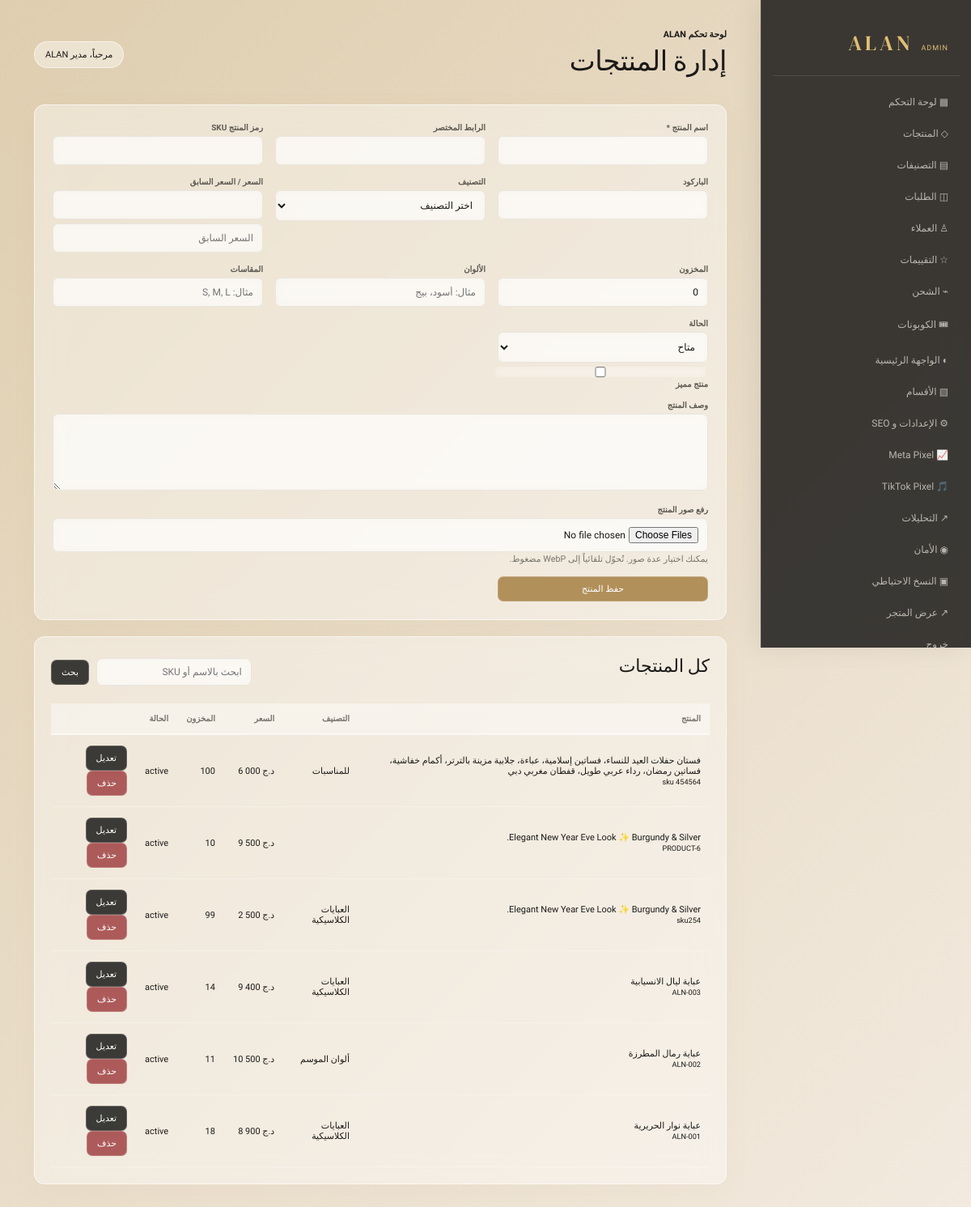
Screenshot of /admin/products.php (signed in) with the database file from the repository.
### tables this page shows
CREATE TABLE `products` (
  `id` int(11) NOT NULL AUTO_INCREMENT,
  `category_id` int(11) DEFAULT NULL,
  `name` varchar(255) DEFAULT NULL,
  `slug` varchar(280) DEFAULT NULL,
  `description` text DEFAULT NULL,
  `image` varchar(500) DEFAULT NULL,
  `images` longtext DEFAULT NULL CHECK (json_valid(`images`)),
  `video_url` varchar(500) DEFAULT NULL,
  `price` decimal(12,2) DEFAULT NULL,
  `old_price` decimal(12,2) DEFAULT NULL,
  `discount` int(11) DEFAULT 0,
  `color` varchar(255) DEFAULT NULL,
  `sizes` varchar(255) DEFAULT NULL,
  `fabric` varchar(100) DEFAULT NULL,
  `sku` varchar(100) DEFAULT NULL,
  `barcode` varchar(100) DEFAULT NULL,
  `stock` int(11) DEFAULT 0,
  `sales_count` int(11) DEFAULT 0,
  `rating` decimal(2,1) DEFAULT 5.0,
  `rating_count` int(11) DEFAULT 0,
  `is_new` tinyint(4) DEFAULT 0,
  `featured` tinyint(4) DEFAULT 0,
  `status` enum('active','draft','archived') DEFAULT 'active',
  `meta_title` varchar(255) DEFAULT NULL,
  `meta_description` text DEFAULT NULL,
  `created_at` timestamp NOT NULL DEFAULT current_timestamp(),
  `updated_at` timestamp NOT NULL DEFAULT current_timestamp() ON UPDATE current_timestamp(),
  `subcategory_id` int(11) DEFAULT NULL,
  `brand` varchar(120) DEFAULT NULL,
  `weight` decimal(8,2) DEFAULT NULL,
  `tags` varchar(500) DEFAULT NULL,
  `short_description` text DEFAULT NULL,
  `specifications` text DEFAULT NULL,
  `size_guide` text DEFAULT NULL,
  `care_instructions` text DEFAULT NULL,
  `meta_keywords` varchar(500) DEFAULT NULL,
  `best_seller` tinyint(4) DEFAULT 0,
  `flash_sale` tinyint(4) DEFAULT 0,
  `related_product_ids` text DEFAULT NULL,
  `availability` enum('in_stock','out_of_stock','preorder') DEFAULT 'in_stock',
  PRIMARY KEY (`id`),
  UNIQUE KEY `slug` (`slug`),
  UNIQUE KEY `sku` (`sku`),
  KEY `category_id` (`category_id`),
  CONSTRAINT `products_ibfk_1` FOREIGN KEY (`category_id`) REFERENCES `categories` (`id`) ON DELETE SET NULL
);

CREATE TABLE `categories` (
  `id` int(11) NOT NULL AUTO_INCREMENT,
  `name` varchar(150) DEFAULT NULL,
  `slug` varchar(170) DEFAULT NULL,
  `image` varchar(500) DEFAULT NULL,
  `description` text DEFAULT NULL,
  `status` enum('active','inactive') DEFAULT 'active',
  `sort_order` int(11) DEFAULT 0,
  `meta_title` varchar(255) DEFAULT NULL,
  `meta_description` text DEFAULT NULL,
  `created_at` timestamp NOT NULL DEFAULT current_timestamp(),
  `parent_id` int(11) DEFAULT NULL,
  `icon` varchar(120) DEFAULT NULL,
  `meta_keywords` varchar(500) DEFAULT NULL,
  PRIMARY KEY (`id`),
  UNIQUE KEY `slug` (`slug`)
);

### includes/database.php (called while the page is built, shortened)
<?php
function db(): PDO { static $db; if (!$db) { $db = new PDO('mysql:host='.DB_HOST.';dbname='.DB_NAME.';charset=utf8mb4', DB_USER, DB_PASS, [PDO::ATTR_ERRMODE=>PDO::ERRMODE_EXCEPTION, PDO::ATTR_DEFAULT_FETCH_MODE=>PDO::FETCH_ASSOC]); } return $db; }

### admin/products.php (the view, shortened to what this page needs)
<?php
require_once __DIR__.'/../includes/functions.php'; require_admin(); ensure_product_media_table();
$edit=null;if(isset($_GET['edit'])){$s=db()->prepare('SELECT * FROM products WHERE id=?');$s->execute([(int)$_GET['edit']]);$edit=$s->fetch();}$cats=db()->query('SELECT * FROM categories WHERE status="active" ORDER BY sort_order,name')->fetchAll();$q=trim($_GET['q']??'');$s=db()->prepare('SELECT p.*,c.name category FROM products p LEFT JOIN categories c ON c.id=p.category_id WHERE p.name LIKE ? OR p.sku LIKE ? ORDER BY p.id DESC LIMIT 100');$s->execute(['%'.$q.'%','%'.$q.'%']);$rows=$s->fetchAll();$gallery=[];$reviews=[];if($edit){$s=db()->prepare('SELECT * FROM product_images WHERE product_id=? ORDER BY sort_order');$s->execute([$edit['id']]);$gallery=$s->fetchAll();$s=db()->prepare('SELECT * FROM reviews WHERE product_id=? ORDER BY id DESC');$s->execute([$edit['id']]);$reviews=$s->fetchAll();}$adminTitle=$edit?'تعديل المنتج':'إدارة المنتجات';include 'header.php';?>
<form class="form" method="post" enctype="multipart/form-data"><input type="hidden" name="csrf" value="<?=csrf()?>"><input type="hidden" name="id" value="<?=e($edit['id']??'')?>">
<div><label>اسم المنتج *</label><input name="name" required value="<?=e($edit['name']??'')?>"></div><div><label>الرابط المختصر</label><input name="slug" value="<?=e($edit['slug']??'')?>"></div><div><label>رمز المنتج SKU</label><input name="sku" required value="<?=e($edit['sku']??'')?>"></div><div><label>الباركود</label><input name="barcode" value="<?=e($edit['barcode']??'')?>"></div><div><label>التصنيف</label><select name="category_id"><option value="">اختر التصنيف</option><?php foreach($cats as $c):?><option value="<?=$c['id']?>" <?=($edit['category_id']??'')==$c['id']?'selected':''?>><?=e($c['name'])?></option><?php endforeach;?></select></div><div><label>السعر / السعر السابق</label><input type="number" name="price" required value="<?=e($edit['price']??'')?>"><input type="number" name="old_price" value="<?=e($edit['old_price']??'')?>" placeholder="السعر السابق"></div><div><label>المخزون</label><input type="number" name="stock" min="0" value="<?=e($edit['stock']??0)?>"></div><div><label>الألوان</label><input name="color" value="<?=e($edit['color']??'')?>" placeholder="مثال: أسود، بيج"></div><div><label>المقاسات</label><input name="sizes" value="<?=e($edit['sizes']??'')?>" placeholder="مثال: S, M, L"></div><div><label>الحالة</label><select name="status"><option value="active" <?=($edit['status']??'active')==='active'?'selected':''?>>متاح</option><option value="draft" <?=($edit['status']??'')==='draft'?'selected':''?>>مسودة</option><option value="archived" <?=($edit['status']??'')==='archived'?'selected':''?>>مؤرشف</option></select><label><input type="checkbox" name="featured" <?=!empty($edit['featured'])?'checked':''?>> منتج مميز</label></div><div class="full"><label>وصف المنتج</label><textarea name="description"><?=e($edit['description']??'')?></textarea></div><div class="full"><label>رفع صور المنتج</label><input type="file" name="images[]" accept="image/*" multiple data-image-picker><small class="muted">يمكنك اختيار عدة صور. تُحوّل تلقائياً إلى WebP مضغوط.</small></div><button class="button gold">حفظ المنتج</button></form>
<div class="panel"><div class="panel-head"><h2>كل المنتجات</h2><form class="table-tools"><input class="search-input" name="q" value="<?=e($q)?>" placeholder="ابحث بالاسم أو SKU"><button class="button">بحث</button></form></div><div class="table-wrap"><table class="table"><tr><th>المنتج</th><th>التصنيف</th><th>السعر</th><th>المخزون</th><th>الحالة</th><th></th></tr><?php foreach($rows as $p):?><tr><td><?=e($p['name'])?><br><small><?=e($p['sku'])?></small></td><td><?=e($p['category'])?></td><td><?=money($p['price'])?></td><td><?=$p['stock']?></td><td><?=e($p['status'])?></td><td><a class="button" href="?edit=<?=$p['id']?>">تعديل</a><form class="inline" method="post"><input type="hidden" name="csrf" value="<?=csrf()?>"><input type="hidden" name="id" value="<?=$p['id']?>"><button name="action" value="delete" class="button red" data-confirm="هل تريد حذف المنتج؟">حذف</button></form></td></tr><?php endforeach;?></table></div></div><?php include 'footer.php'; ?>

### includes/functions.php (shortened to what this page needs)
<?php
require_once __DIR__ . '/database.php';
function e(?string $v): string { return htmlspecialchars((string)$v, ENT_QUOTES, 'UTF-8'); }
function money(float $amount): string{
    $value=number_format(max(0,$amount),0,'.',' ');
    return '<bdi class="money" dir="ltr">'.$value.' د.ج</bdi>';
}

### admin/admin.css (style rules this page uses)
:root { --ink:#1b1a18;--muted:#77736d;--canvas:#f6f5f2;--surface:#fff;--line:#e9e5de;--gold:#a9864b;--red:#a54b4b;--green:#247a57 }
* { box-sizing:border-box }
body { margin:0;background:var(--canvas);color:var(--ink);font:13px Cairo,Arial,sans-serif;display:flex }
.stat,.panel,.form { background:var(--surface);border:1px solid var(--line);box-shadow:0 8px 28px #30281908;border-radius:13px }
.panel { margin-top:20px;padding:20px;overflow:hidden }
.panel h2 { font:22px 'DM Serif Display',serif;margin:0 0 16px }
.panel-head { display:flex;gap:12px;align-items:center;justify-content:space-between;margin-bottom:16px }
.table-tools { display:flex;gap:9px;align-items:center;flex-wrap:wrap }
.search-input,.table-tools select { border:1px solid var(--line);border-radius:8px;background:#fff;padding:9px 11px;font:12px Cairo;min-width:190px }
.table-wrap { overflow:auto }
.table { width:100%;border-collapse:collapse }
.table th,.table td { padding:13px 11px;text-align:right;border-bottom:1px solid #f0eee9;font-size:11px;vertical-align:middle }
.table th { color:#77736d;font-size:10px;font-weight:700;background:#fbfaf8;white-space:nowrap }
.button { border:0;border-radius:7px;background:var(--ink);color:#fff;padding:8px 12px;text-decoration:none;font:11px Cairo;cursor:pointer;display:inline-flex;align-items:center;justify-content:center;gap:5px;transition:.2s }
.button.gold { background:var(--gold) }
.button.red { background:var(--red) }
.form { padding:22px;display:grid;grid-template-columns:repeat(3,minmax(0,1fr));gap:15px }
.form label { font-size:10px;font-weight:700;color:#5d5952;display:block }
.form input,.form textarea,.form select { width:100%;padding:10px 11px;border:1px solid #ddd8d0;border-radius:7px;margin-top:5px;font:12px Cairo;background:#fff;color:var(--ink) }
.form textarea { min-height:95px;resize:vertical }
.form .full { grid-column:1/-1 }
.inline { display:inline }
.muted { color:var(--muted) }
.money { white-space:nowrap;unicode-bidi:isolate;font-variant-numeric:tabular-nums }
:root { --glass-light: rgba(255, 255, 255, 0.4); --glass-border: rgba(255, 255, 255, 0.6); --glass-dark: rgba(28, 27, 25, 0.85); }
body { background: linear-gradient(-45deg, #f6f5f2, #e9e5de, #f2eadf, #dfceaf); background-size: 300% 300%; animation: liquidBg 15s ease infinite; color: var(--ink); }
.stat, .panel, .form { background: var(--glass-light) !important; backdrop-filter: blur(16px); -webkit-backdrop-filter: blur(16px); border: 1px solid var(--glass-border) !important; box-shadow: 0 8px 32px 0 rgba(169, 134, 75, 0.05) !important; }
h1, h2, h3, .stat b, .admin-main header small { color: var(--ink) !important; }
.search-input, .table-tools select, .form input, .form textarea, .form select { background: rgba(255, 255, 255, 0.5) !important; border: 1px solid var(--line) !important; color: var(--ink) !important; backdrop-filter: blur(4px); }
.table th { background: rgba(255, 255, 255, 0.4) !important; color: var(--muted) !important; border-bottom: 2px solid rgba(255, 255, 255, 0.6) !important; }
.table td { border-bottom: 1px solid rgba(255, 255, 255, 0.3) !important; }
.button { background: rgba(27, 26, 24, 0.85) !important; border: 1px solid rgba(255, 255, 255, 0.2) !important; color: #fff !important; backdrop-filter: blur(4px); }
.button.gold { background: rgba(169, 134, 75, 0.9) !important; }
.button.red { background: rgba(165, 75, 75, 0.9) !important; }

### rows the page displays
products: name "فستان حفلات العيد للنساء، فساتين إسلامية، عباءة، جلابية مزينة بالترتر، أكمام خفاشية، فساتين رمضان، رداء عربي طويل، قفطان مغربي دبي", sku "sku 454564", category.name "للمناسبات", value "6 000", stock "100", status "active"
products: name "Elegant New Year Eve Look ✨ Burgundy & Silver.", sku "PRODUCT-6", value "9 500", stock "10", status "active"
products: name "Elegant New Year Eve Look ✨ Burgundy & Silver.", sku "sku254", category.name "العبايات الكلاسيكية", value "2 500", stock "99", status "active"
products: name "عباية ليال الانسيابية", sku "ALN-003", category.name "العبايات الكلاسيكية", value "9 400", stock "14", status "active"
products: name "عباية رمال المطرزة", sku "ALN-002", category.name "ألوان الموسم", value "10 500", stock "11", status "active"
products: name "عباية نوار الحريرية", sku "ALN-001", category.name "العبايات الكلاسيكية", value "8 900", stock "18", status "active"

### other values shown
$adminTitle "إدارة المنتجات"
$_SESSION['admin_name'] "مدير ALAN"
